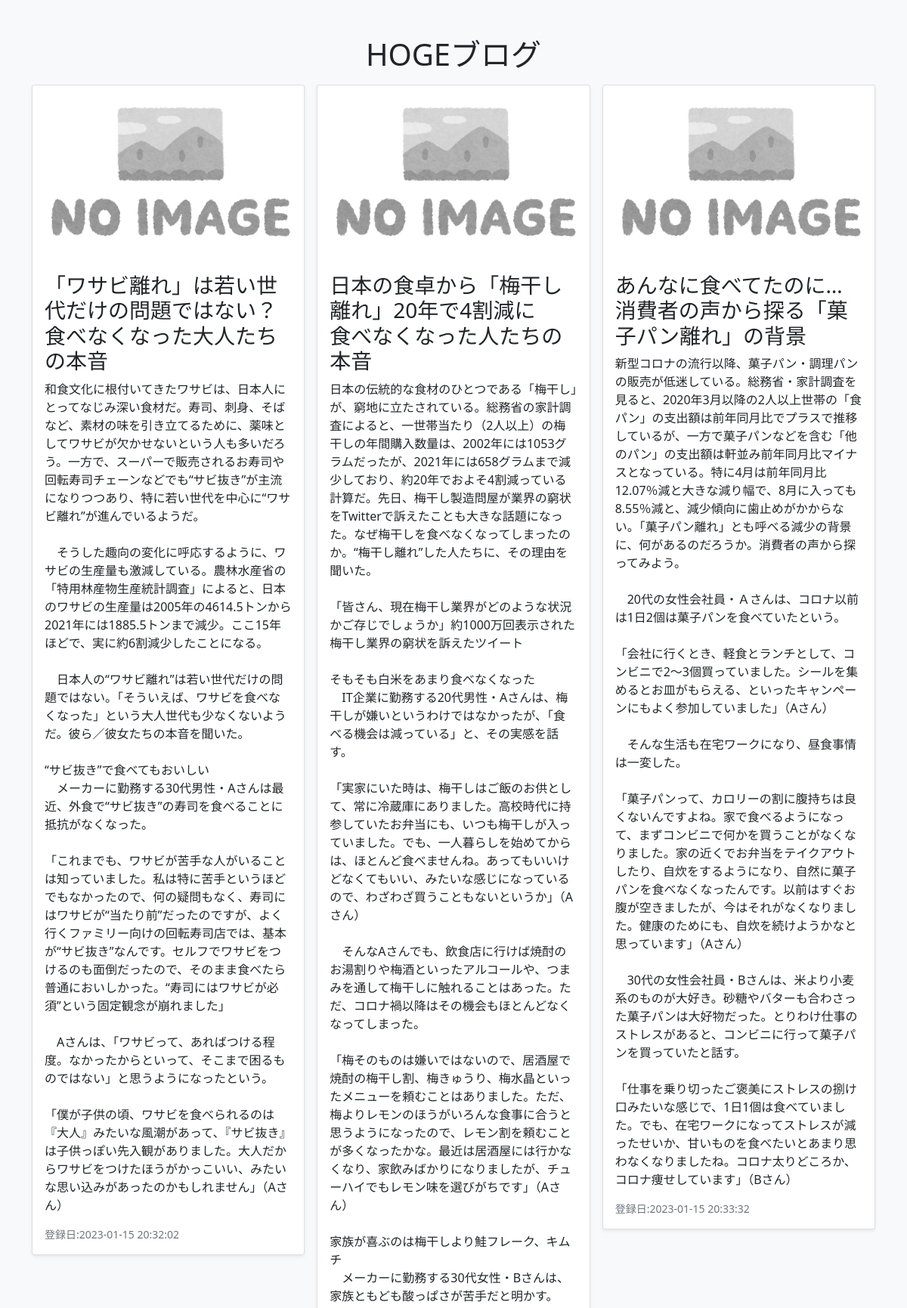
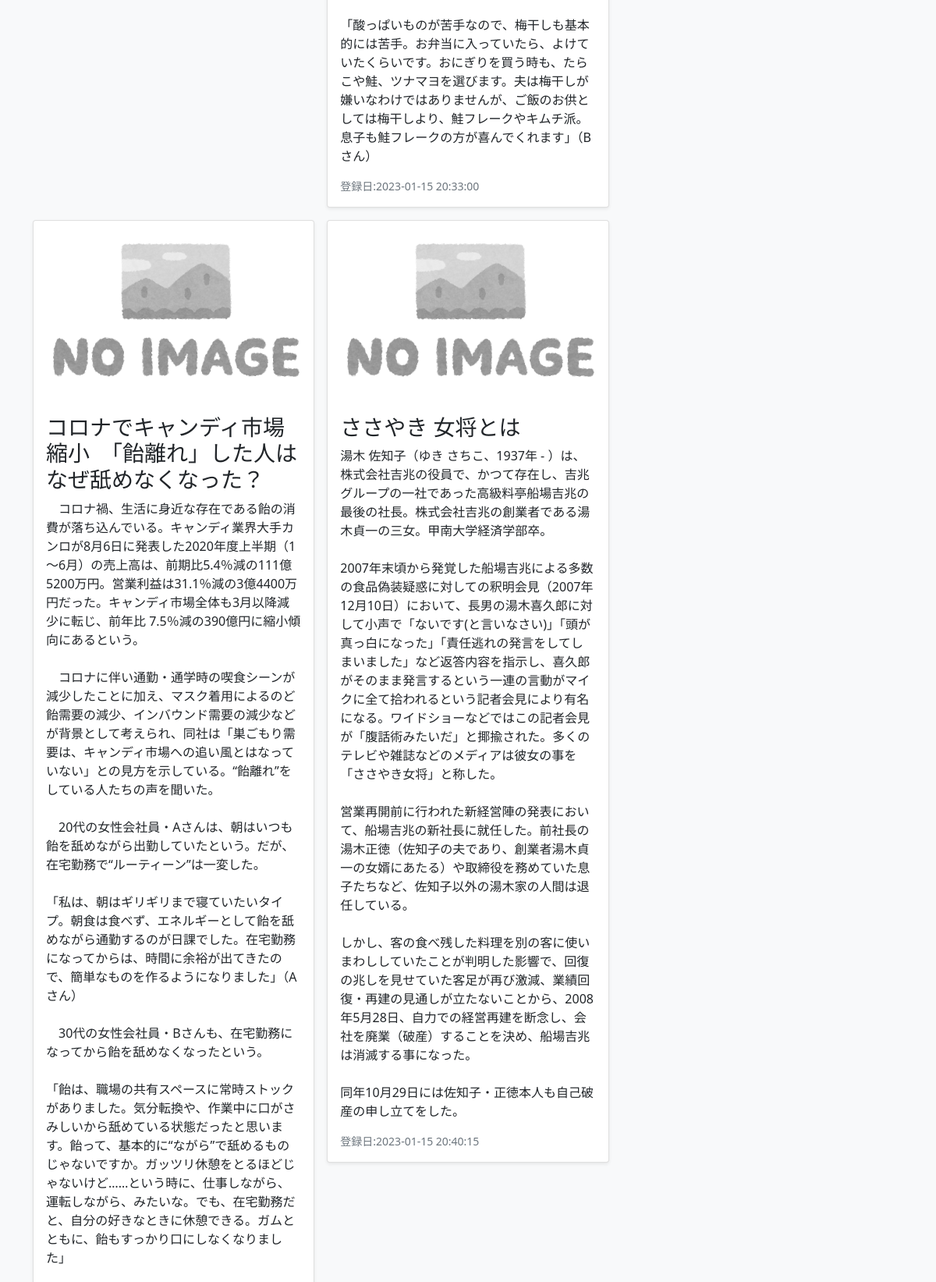
The page / (upper part) on the database its author committed (2 pictures, top to bottom).
### tables this page shows
CREATE TABLE `gs_content_table` (
  `id` int(12) NOT NULL,
  `title` varchar(256) NOT NULL COMMENT '記事のタイトル',
  `content` text NOT NULL COMMENT '記事の内容',
  `img` varchar(256) DEFAULT NULL COMMENT '画像のPATH',
  `date` datetime NOT NULL COMMENT '登録日',
  `update_time` datetime DEFAULT NULL COMMENT '更新日（NULL許容）'
);

### index.php (the view, shortened to what this page needs)
<?php
$pdo = db_conn();
$stmt = $pdo->prepare('SELECT * FROM gs_content_table');
$status = $stmt->execute();
if ($status == false) {
    sql_error($stmt);
} else {
    $contents = $stmt->fetchAll(PDO::FETCH_ASSOC);
}
?>
<!DOCTYPE html>
<html lang="ja">
<head>
    <link href="https://cdn.jsdelivr.net/npm/bootstrap@5.0.2/dist/css/bootstrap.min.css" rel="stylesheet">
</head>
<body id="main">
    <div class="album py-5 bg-light">
        <figure class="text-center">
            <h1>HOGEブログ</h1>
        </figure>
        <div class="container">
            <div class="row row-cols-1 row-cols-sm-2 row-cols-md-3 g-3">
                <?php foreach ($contents as $content): ?>
                    <div class="col">
                        <div class="card shadow-sm">
                            <img src="images/default_image/no_image_logo.png" alt="" class="bd-placeholder-img card-img-top" >
                            <div class="card-body">
                                <h3><?= $content['title'] ?></h3>
                                <p class="card-text"><?=nl2br($content['content'])?></p>
                                <div class="d-flex justify-content-between align-items-center">
                                    <small class="text-muted">登録日:<?= $content['date'] ?></small>
                                </div>
                            </div>
                        </div>
                    </div>
                <?php endforeach ?>
            </div>
        </div>
    </div>
</body>
</html>

### rows shown on the page
gs_content_table: title "「ワサビ離れ」は若い世代だけの問題ではない？ 食べなくなった大人たちの本音", content "和食文化に根付いてきたワサビは、日本人にとってなじみ深い食材だ。寿司、刺身、そばなど、素材の味を引き立てるために、薬味としてワサビが欠かせないという人も多いだろう。一方で、スーパーで販売されるお寿司や回転寿司チェーンなどでも“サビ抜き”が主流になりつつあり、特に若い世代を中心に“ワサビ離れ”が進んでいるようだ。 そうした趣向の変化に呼応するように、ワサビの生産量も激減している。農林水産省の「特用林産物生産統計調査」によると、日本のワサビの生産量は2005年の4614.5トンから2021年には1885.5トンまで減少。ここ15年ほどで、実に約6割減少したことになる。 日本人の“ワサビ離れ”は若い世代だけの問題ではない。「そういえば、ワサビを食べなくなった」という大人世代も少なくないようだ。彼ら／彼女たちの本音を聞いた。 “サビ抜き”で食べてもおいしい メーカーに勤務する30代男性・Aさんは最近、外食で“サビ抜き”の寿司を食べることに抵抗がなくなった。 「これまでも、ワサビが苦手な人がいることは知っていました。私は特に苦手というほどでもなかったので、何の疑問もなく、寿司にはワサビが“当たり前”だったのですが、よく行くファミリー向けの回転寿司店では、基本が“サビ抜き”なんです。セルフでワサビをつけるのも面倒だったので、そのまま食べたら普通においしかった。“寿司にはワサビが必須”という固定観念が崩れました」 Aさんは、「ワサビって、あればつける程度。なかったからといって、そこまで困るものではない」と思うようになったという。…", date "2023-01-15 20:32:02"
gs_content_table: title "日本の食卓から「梅干し離れ」20年で4割減に 食べなくなった人たちの本音", content "日本の伝統的な食材のひとつである「梅干し」が、窮地に立たされている。総務省の家計調査によると、一世帯当たり（2人以上）の梅干しの年間購入数量は、2002年には1053グラムだったが、2021年には658グラムまで減少しており、約20年でおよそ4割減っている計算だ。先日、梅干し製造問屋が業界の窮状をTwitterで訴えたことも大きな話題になった。なぜ梅干しを食べなくなってしまったのか。“梅干し離れ”した人たちに、その理由を聞いた。 「皆さん、現在梅干し業界がどのような状況かご存じでしょうか」約1000万回表示された梅干し業界の窮状を訴えたツイート そもそも白米をあまり食べなくなった IT企業に勤務する20代男性・Aさんは、梅干しが嫌いというわけではなかったが、「食べる機会は減っている」と、その実感を話す。 「実家にいた時は、梅干しはご飯のお供として、常に冷蔵庫にありました。高校時代に持参していたお弁当にも、いつも梅干しが入っていました。でも、一人暮らしを始めてからは、ほとんど食べませんね。あってもいいけどなくてもいい、みたいな感じになっているので、わざわざ買うこともないというか」（Aさん） そんなAさんでも、飲食店に行けば焼酎のお湯割りや梅酒といったアルコールや、つまみを通して梅干しに触れることはあった。ただ、コロナ禍以降はその機会もほとんどなくなってしまった。…", date "2023-01-15 20:33:00"
gs_content_table: title "あんなに食べてたのに… 消費者の声から探る「菓子パン離れ」の背景", content "新型コロナの流行以降、菓子パン・調理パンの販売が低迷している。総務省・家計調査を見ると、2020年3月以降の2人以上世帯の「食パン」の支出額は前年同月比でプラスで推移しているが、一方で菓子パンなどを含む「他のパン」の支出額は軒並み前年同月比マイナスとなっている。特に4月は前年同月比12.07％減と大きな減り幅で、8月に入っても8.55％減と、減少傾向に歯止めがかからない。「菓子パン離れ」とも呼べる減少の背景に、何があるのだろうか。消費者の声から探ってみよう。 20代の女性会社員・Ａさんは、コロナ以前は1日2個は菓子パンを食べていたという。 「会社に行くとき、軽食とランチとして、コンビニで2～3個買っていました。シールを集めるとお皿がもらえる、といったキャンペーンにもよく参加していました」（Aさん） そんな生活も在宅ワークになり、昼食事情は一変した。 「菓子パンって、カロリーの割に腹持ちは良くないんですよね。家で食べるようになって、まずコンビニで何かを買うことがなくなりました。家の近くでお弁当をテイクアウトしたり、自炊をするようになり、自然に菓子パンを食べなくなったんです。以前はすぐお腹が空きましたが、今はそれがなくなりました。健康のためにも、自炊を続けようかなと思っています」（Aさん） 30代の女性会社員・Bさんは、米より小麦系のものが大好き。砂糖やバターも合わさった菓子パンは大好物だった。とりわけ仕事のストレスがあると、コンビニに行って菓子パンを買っていたと話す。…", date "2023-01-15 20:33:32"
gs_content_table: title "コロナでキャンディ市場縮小 「飴離れ」した人はなぜ舐めなくなった？", content "コロナ禍、生活に身近な存在である飴の消費が落ち込んでいる。キャンディ業界大手カンロが8月6日に発表した2020年度上半期（1～6月）の売上高は、前期比5.4％減の111億5200万円。営業利益は31.1％減の3億4400万円だった。キャンディ市場全体も3月以降減少に転じ、前年比 7.5％減の390億円に縮小傾向にあるという。 コロナに伴い通勤・通学時の喫食シーンが減少したことに加え、マスク着用によるのど飴需要の減少、インバウンド需要の減少などが背景として考えられ、同社は「巣ごもり需要は、キャンディ市場への追い風とはなっていない」との見方を示している。“飴離れ”をしている人たちの声を聞いた。 20代の女性会社員・Aさんは、朝はいつも飴を舐めながら出勤していたという。だが、在宅勤務で“ルーティーン”は一変した。 「私は、朝はギリギリまで寝ていたいタイプ。朝食は食べず、エネルギーとして飴を舐めながら通勤するのが日課でした。在宅勤務になってからは、時間に余裕が出てきたので、簡単なものを作るようになりました」（Aさん） 30代の女性会社員・Bさんも、在宅勤務になってから飴を舐めなくなったという。 「飴は、職場の共有スペースに常時ストックがありました。気分転換や、作業中に口がさみしいから舐めている状態だったと思います。飴って、基本的に“ながら”で舐めるものじゃないですか。ガッツリ休憩をとるほどじゃないけど……という時に、仕事しながら、運転しながら、みたいな。でも、在宅勤務だと、自分の好きなときに休憩できる。ガムとともに、飴もすっかり口にしなくなりました」"
gs_content_table: title "ささやき 女将とは", content "湯木 佐知子（ゆき さちこ、1937年 - ）は、株式会社吉兆の役員で、かつて存在し、吉兆グループの一社であった高級料亭船場吉兆の最後の社長。株式会社吉兆の創業者である湯木貞一の三女。甲南大学経済学部卒。 2007年末頃から発覚した船場吉兆による多数の食品偽装疑惑に対しての釈明会見（2007年12月10日）において、長男の湯木喜久郎に対して小声で「ないです(と言いなさい)」「頭が真っ白になった」「責任逃れの発言をしてしまいました」など返答内容を指示し、喜久郎がそのまま発言するという一連の言動がマイクに全て拾われるという記者会見により有名になる。ワイドショーなどではこの記者会見が「腹話術みたいだ」と揶揄された。多くのテレビや雑誌などのメディアは彼女の事を「ささやき女将」と称した。 営業再開前に行われた新経営陣の発表において、船場吉兆の新社長に就任した。前社長の湯木正徳（佐知子の夫であり、創業者湯木貞一の女婿にあたる）や取締役を務めていた息子たちなど、佐知子以外の湯木家の人間は退任している。 しかし、客の食べ残した料理を別の客に使いまわししていたことが判明した影響で、回復の兆しを見せていた客足が再び激減、業績回復・再建の見通しが立たないことから、2008年5月28日、自力での経営再建を断念し、会社を廃業（破産）することを決め、船場吉兆は消滅する事になった。 同年10月29日には佐知子・正徳本人も自己破産の申し立てをした。", date "2023-01-15 20:40:15"
